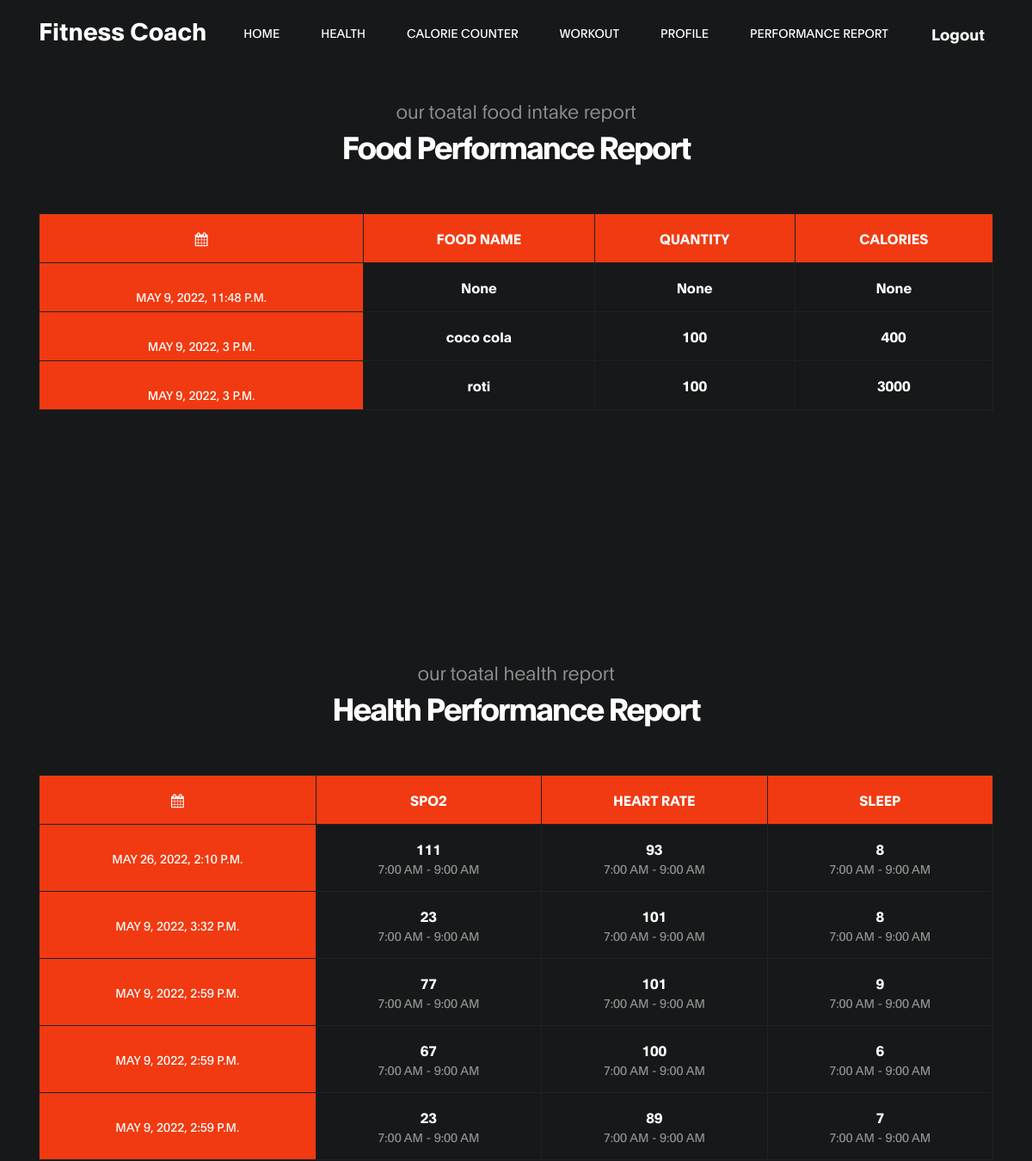
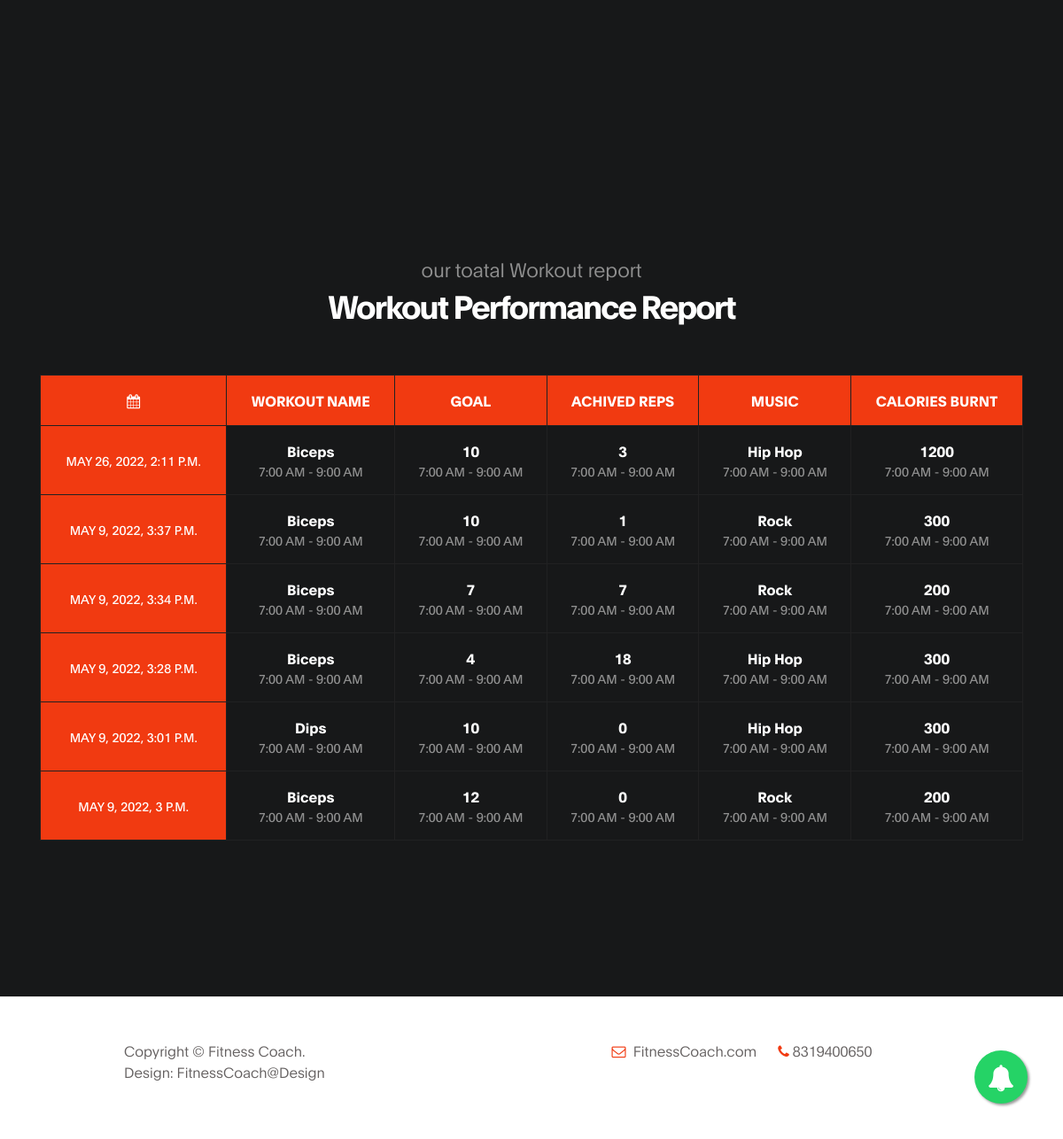
The page /result/ (signed in) on the database its author committed (2 pictures, top to bottom).
### base/models.py (models this page shows, shortened)
class food(models.Model):
    food_user=models.ForeignKey(User, on_delete=models.RESTRICT)
    food_name=models.CharField(null=True, max_length=11)
    food_quant=models.CharField(null=True, max_length=11)
    calories=models.CharField(null=True, max_length=11)
    time=models.DateTimeField(auto_now_add=True)

class daily_info(models.Model):
    daily_user=models.ForeignKey(User, on_delete=models.RESTRICT)
    spo2=models.IntegerField(default=5,blank = True)
    heart_rate=models.IntegerField(default=5,blank = True)
    sleep=models.IntegerField(default=5,blank = True)
    time=models.DateTimeField(auto_now_add=True)

class workout(models.Model):
    workout_user=models.ForeignKey(User, on_delete=models.RESTRICT)
    workout_name=models.CharField(null=True, max_length=11)
    goal=models.IntegerField(default=5,blank = True)
    achived=models.IntegerField(default=5,blank = True)
    msic_type=models.CharField(null=True, max_length=11, default='rock')
    reps=models.IntegerField(default=5,blank = True)
    tot_cal=models.IntegerField(default=10,blank = True)
    time=models.DateTimeField(auto_now_add=True)

### base/views.py (the view)
# urls.py: path('result/', views.result, name='result'),
def result(request):
    if request.user.is_authenticated:
        user=request.user
        food1 = food.objects.filter(food_user=user).order_by('-id')
        healthy = daily_info.objects.filter(daily_user=user).order_by('-id')
        work1 = workout.objects.filter(workout_user=user).order_by('-id')
    else:
        return redirect('loginr')
    return render(request , 'results.html',{'user':user,'food1':food1,'healthy':healthy, 'work1':work1})

### templates/results.html (shortened to what this page needs)
{% extends 'base.html' %}
{% block content %}
   <section class="schedule section" id="schedule">
    <div class="container">
         <div class="row">
                 <div class="col-lg-12 col-12 text-center">
                     <h6 data-aos="fade-up">our toatal food intake report</h6>
                     <h2 class="text-white" data-aos="fade-up" data-aos-delay="200">Food Performance Report</h2>
                  </div>
                  <div class="col-lg-12 py-5 col-md-12 col-12">
                      <table class="table table-bordered table-responsive schedule-table" data-aos="fade-up" data-aos-delay="300">
                          <thead class="thead-light">
                              <th><i class="fa fa-calendar"></i></th>
                              <th>Food name</th>
                              <th>Quantity</th>
                              <th>Calories</th>
                          </thead>
                          <tbody>
                            {% for food in food1 %}
                              <tr>
                                 <td><small>{{food.time}}</small></td>
                                 <td>
                                     <strong>{{food.food_name}}</strong>
                                 </td>
                                 <td>
                                  <strong>{{ food.food_quant }}</strong>
                                 </td>
                                 <td>
                                  <strong>{{ food.calories }}</strong>
                                 </td>
                              </tr>
                              {% endfor %}
                          </tbody>
                      </table>
                  </div>
         </div>
    </div>
</section>
   <section class="schedule section" id="schedule">
    <div class="container">
         <div class="row">
                 <div class="col-lg-12 col-12 text-center">
                     <h6 data-aos="fade-up">our toatal health report</h6>
                     <h2 class="text-white" data-aos="fade-up" data-aos-delay="200">Health Performance Report</h2>
                  </div>
                  <div class="col-lg-12 py-5 col-md-12 col-12">
                      <table class="table table-bordered table-responsive schedule-table" data-aos="fade-up" data-aos-delay="300">
                          <thead class="thead-light">
                              <th><i class="fa fa-calendar"></i></th>
                              <th>Spo2</th>
                              <th>Heart rate</th>
                              <th>sleep</th>
                          </thead>
                          <tbody>
                            {% for h in healthy %}
                              <tr>
                                 <td><small>{{h.time}}</small></td>
                                 <td>
                                     <strong>{{h.spo2}}</strong>
                                     <span>7:00 am - 9:00 am</span>
                                 </td>
                                 <td>
                                  <strong>{{ h.heart_rate }}</strong>
                                  <span>7:00 am - 9:00 am</span>
                                 </td>
                                 <td>
                                  <strong>{{ h.sleep }}</strong>
                                  <span>7:00 am - 9:00 am</span>
                                 </td>
                              </tr>
                              {% endfor %}
                          </tbody>
                      </table>
                  </div>
         </div>
    </div>
</section>
   <section class="schedule section" id="schedule">
    <div class="container">
         <div class="row">
                 <div class="col-lg-12 col-12 text-center">
                     <h6 data-aos="fade-up">our toatal Workout report</h6>
                     <h2 class="text-white" data-aos="fade-up" data-aos-delay="200">Workout Performance Report</h2>
                  </div>
                  <div class="col-lg-12 py-5 col-md-12 col-12">
                      <table class="table table-bordered table-responsive schedule-table" data-aos="fade-up" data-aos-delay="300">
                          <thead class="thead-light">
                              <th><i class="fa fa-calendar"></i></th>
                              <th>workout Name</th>
                              <th>goal</th>
                              <th>Achived reps</th>
                              <th>Music</th>
                              <th>Calories Burnt</th>
                          </thead>
                          <tbody>
                            {% for work in work1 %}
                              <tr>
                                 <td><small>{{work.time}}</small></td>
                                 <td>
                                     <strong>{{work.workout_name}}</strong>
                                     <span>7:00 am - 9:00 am</span>
                                 </td>
                                 <td>
                                  <strong>{{work.goal}}</strong>
                                  <span>7:00 am - 9:00 am</span>
                                 </td>
                                 <td>
                                  <strong>{{ work.reps }}</strong>
                                  <span>7:00 am - 9:00 am</span>
                                 </td>
                                 <td>
                                  <strong>{{ work.msic_type }}</strong>
                                  <span>7:00 am - 9:00 am</span>
                                 </td>
                                 <td>
                                  <strong>{{ work.tot_cal}}</strong>
                                  <span>7:00 am - 9:00 am</span>
                                 </td>
                              </tr>
                              {% endfor %}
                          </tbody>
                      </table>
                  </div>
         </div>
    </div>
</section>
{% endblock %}

### static/styles/main.css (style rules this page uses)
body { background-color: aqua; color: black; }
body { background-color: #f9f9fa }

### static/css/tooplate-gymso-style.css (style rules this page uses)
:root { --primary-color: #f13a11; --white-color: #ffffff; --dark-color: #171819; --about-bg-color: #f9f9f9; --gray-color: #909090; --link-color: #404040; --p-color: #666262; --base-font-family: 'Plain', sans-serif; --font-weight-bold: bold; --font-weight-normal: normal; --font-weight-light: 300; --font-weight-thin: 100; --h1-font-size: 48px; --h2-font-size: 36px; --h3-font-size: 28px; --h4-font-size: 24px; --h5-font-size: 22px; --h6-font-size: 22px; --p-font-size: 18px; --base-font-size: 16px; --menu-font-size: 14px; --border-radius-large: 100%; --border-radius-small: 2px; }
body { background: var(--white-color); font-family: var(--base-font-family); }
h1,h2,h3,h4,h5,h6 { font-weight: var(--font-weight-thin); line-height: normal; }
h2 { font-size: var(--h2-font-size); font-weight: var(--font-weight-bold); letter-spacing: -2px; }
h6 { color: var(--gray-color); font-size: var(--h6-font-size); line-height: inherit; margin: 0; }
b, strong { font-weight: var(--font-weight-bold); letter-spacing: 0; }
.section { padding: 7rem 0; }
* { -webkit-box-sizing: border-box; -moz-box-sizing: border-box; box-sizing: border-box; }
*::before, *::after { -webkit-box-sizing: border-box; -moz-box-sizing: border-box; box-sizing: border-box; }
.schedule { background: var(--dark-color); }
.schedule-table { display: table; border: 0; text-align: center; }
.schedule-table strong, .schedule-table span { display: block; text-align: center; }
.schedule-table strong { color: var(--white-color); }
.schedule-table span { color: var(--gray-color); }
.schedule-table span, .schedule-table small { font-size: var(--menu-font-size); text-transform: uppercase; }
.schedule-table small { position: relative; top: 10px; }
.table .thead-light th, .schedule-table tr td:first-child { background: var(--primary-color); border: 1px solid #212122; color: var(--white-color); }
.schedule-table .thead-light th { border-bottom: 0; text-transform: uppercase; }
.table-bordered td, .table-bordered th { border: 1px solid #212122; }
.table-bordered td { padding-bottom: 22px; }
.table td, .table th { padding: 1rem; }

### rows shown on the page
food: time "MAY 9, 2022, 11:48 P.M.", food_name "None", food_quant "None", calories "None"
food: time "MAY 9, 2022, 3 P.M.", food_name "coco cola", food_quant "100", calories "400"
food: time "MAY 9, 2022, 3 P.M.", food_name "roti", food_quant "100", calories "3000"
daily_info: time "MAY 26, 2022, 2:10 P.M.", spo2 "111", heart_rate "93", sleep "8"
daily_info: time "MAY 9, 2022, 3:32 P.M.", spo2 "23", heart_rate "101", sleep "8"
daily_info: time "MAY 9, 2022, 2:59 P.M.", spo2 "77", heart_rate "101", sleep "9"
daily_info: time "MAY 9, 2022, 2:59 P.M.", spo2 "67", heart_rate "100", sleep "6"
daily_info: time "MAY 9, 2022, 2:59 P.M.", spo2 "23", heart_rate "89", sleep "7"
workout: time "MAY 26, 2022, 2:11 P.M.", workout_name "Biceps", goal "10", reps "3", msic_type "Hip Hop", tot_cal "1200"
workout: time "MAY 9, 2022, 3:37 P.M.", workout_name "Biceps", goal "10", reps "1", msic_type "Rock", tot_cal "300"
workout: time "MAY 9, 2022, 3:34 P.M.", workout_name "Biceps", goal "7", reps "7", msic_type "Rock", tot_cal "200"
workout: time "MAY 9, 2022, 3:28 P.M.", workout_name "Biceps", goal "4", reps "18", msic_type "Hip Hop", tot_cal "300"
workout: time "MAY 9, 2022, 3:01 P.M.", workout_name "Dips", goal "10", reps "0", msic_type "Hip Hop", tot_cal "300"
workout: time "MAY 9, 2022, 3 P.M.", workout_name "Biceps", goal "12", reps "0", msic_type "Rock", tot_cal "200"
